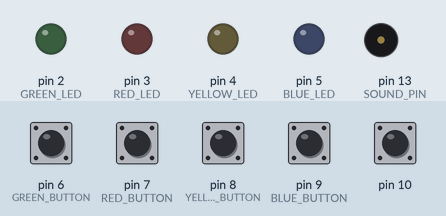
A sketch run on a simulated Arduino Uno, built with avr-gcc and run on an emulated ATmega328P. Shown: output pins drawn as LEDs (lit = HIGH), buzzer (waves = sounding). Dashed ring = blinking. Inputs (shaded band) come from the test bench; at power-on: pin 10 HIGH, pin 6 (GREEN_BUTTON), pin 7 (RED_BUTTON), pin 8 (YELLOW_BUTTON), pin 9 (BLUE_BUTTON) LOW. Random numbers use the default seed unless the sketch sets one.

Above: at 8.0 s.
8.1 s: pin 6 (GREEN_BUTTON) pulled HIGH for 0.2 s
At 8.7 s:
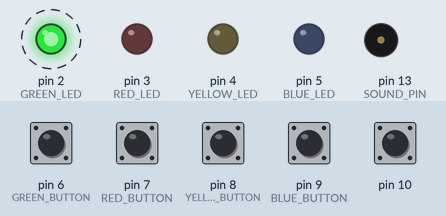
11.3 s: pin 7 (RED_BUTTON) pulled HIGH for 0.2 s
At 11.8 s:
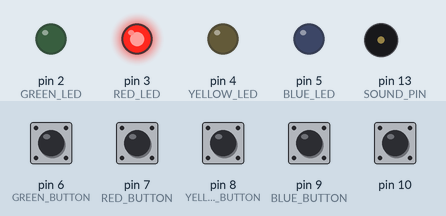
19.6 s: pin 6 (GREEN_BUTTON) pulled HIGH for 1 s
At 24.83 s:
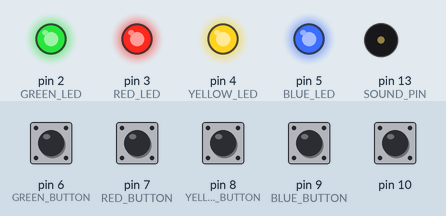
Timing chart, 0 to 28.6 s (numbered marks = the images above; inputs shaded):
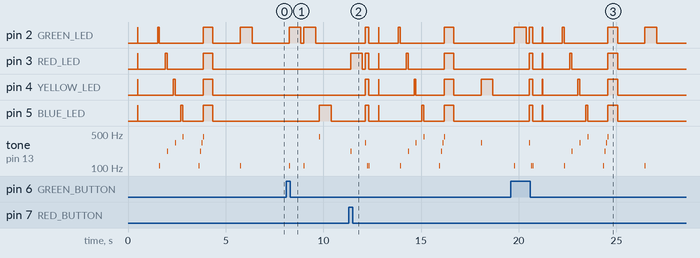

The sketch:

Codigo.ino
```cpp
// Davi_Puddo_853355
//

#define GREEN_LED 2
#define GREEN_BUTTON 6

#define RED_LED 3
#define RED_BUTTON 7

#define YELLOW_LED 4
#define YELLOW_BUTTON 8

#define BLUE_LED 5
#define BLUE_BUTTON 9

#define SOUND_PIN 13

// Inicio
void setup()
{
  // Inicializar codigo serial
  Serial.begin(9600);

  // Controle de inicio do jogo
  pinMode(10, INPUT);

  // Controle do LED verde
  pinMode(GREEN_LED, OUTPUT);
  pinMode(GREEN_BUTTON, INPUT);

  // Controle do LED vermelho
  pinMode(RED_LED, OUTPUT);
  pinMode(RED_BUTTON, INPUT);

  // Controle do LED amarelo
  pinMode(YELLOW_LED, OUTPUT);
  pinMode(YELLOW_BUTTON, INPUT);

  // Controle do LED azul
  pinMode(BLUE_LED, OUTPUT);
  pinMode(BLUE_BUTTON, INPUT);

  // Controle do som
  pinMode(SOUND_PIN, OUTPUT);

  // Gerar semente aleatoria
  randomSeed(analogRead(0));

  // Começar jogo
  WaitStart();
}

void loop()
{
  delay(10);
}

// Jogo
void StartGame()
{
  // Identificação de dados
  int sequencia[50];
  int resposta [50];
  int n = 0;
  int errado = 0;

  // Iniciar
  	// Desligar LEDs
  digitalWrite(SOUND_PIN, LOW);
  ALEDs(0);

    // Animação de inicio
  delay(1000);
  StartAnimation();
  delay(1000);

  // Jogo
  while(n <= 100)
  {
    // Escolher um valor aleatorio para a sequencia
    sequencia[n] = random(1,5);
    for (int i = 0; i < n; i++)
    {
      // Mostar sequencia completa
      Sound(sequencia[i]);
      NLED (sequencia[i], 1, 6);
      delay(200);
    }
    delay(400);
  	for (int i = 0; i < n; i++)
  	{
      // Ler resposta
      resposta[i] = ReadButtons();
      if (resposta[i] != sequencia[i])
      {
      	errado = 1;
      }
      if (errado > 0)
  	  {
        // Reiniciar
        ALEDs(1);
        Sound(3);
        delay(100);
        Sound(1);
        delay(80);
        Sound(1);
        ALEDs(0);
    	WaitStart();
  	  }
    }
    // Adicionar mais valor para a sequencia
  	n++;
   }
  ERROR();
}

// Animação de inicio
void StartAnimation()
{
  NLED (1, 1, 1); // Ligar LED verde
  Sound(1);
  delay(300);
  NLED (2, 1, 1); // Ligar LED vermelho
  Sound(2);
  delay(300);
  NLED (3, 1, 1); // Ligar LED amarelo
  Sound(3);
  delay(300);
  NLED (4, 1, 1); // Ligar LED azul
  Sound(4);
  delay(300);
  ALEDs(0);   // Desligar LEDs
  delay(500);
  Sound(1);
  delay(80);
  Sound(2);
  delay(80);
  Sound(3);
  delay(80);
  Sound(4);
  ALEDs(1);   // Ligar LEDs
  delay(500);
  ALEDs(0);   // Desligar LEDs
}

// Controlar todos os LEDs
void ALEDs(int valor)
{
  digitalWrite(GREEN_LED, valor);
  digitalWrite(RED_LED, valor);
  digitalWrite(YELLOW_LED, valor);
  digitalWrite(BLUE_LED, valor);
}

// Esperar começo do jogo
void WaitStart()
{
  delay(500);
  bool GameStart = false;
  while(GameStart == false)
  {
    GameStart = digitalRead(10);
    ALEDs(1);
 	delay(10);
  }
  StartGame();
}

// Controlar um LED específico
void NLED(int n, int valor, int d)
{
  if (n == 1)
  {
  	digitalWrite(GREEN_LED, valor);
  }
  else if (n == 2)
  {
  	digitalWrite(RED_LED, valor);
  }
  else if (n == 3)
  {
    digitalWrite(YELLOW_LED, valor);
  }
  else if (n == 4)
  {
    digitalWrite(BLUE_LED, valor);
  }
  else
  {
    Serial.print(n);
    ERROR();
  }
  delay(d*(100));
  ALEDs(0);
}

// Ler um Botão
int NButton(int n)
{
  int x = 0;
  if (n == 1)
  {
  	x = digitalRead(GREEN_BUTTON);
  }
  else if (n == 2)
  {
  	x = digitalRead(RED_BUTTON);
  }
  else if (n == 3)
  {
    x = digitalRead(YELLOW_BUTTON);
  }
  else if (n == 4)
  {
    x = digitalRead(BLUE_BUTTON);
  }
  else
  {
    ERROR();
  }
  return(x);
}

// Esperar um botao ser precionado e retornar qual botao foi
// presionado
int ReadButtons()
{
  ALEDs(0);
  delay(100);
  int x = 0;
  while (x == 0)
  {
    if (NButton(1) == 1)
    {
      x = 1;
    }
   	else if (NButton(2) == 1)
    {
      x = 2;
    }
    else if (NButton(3) == 1)
    {
      x = 3;
    }
    else if (NButton(4) == 1)
    {
      x = 4;
    }
    delay(100);
  }
  Sound(x);
  NLED(x, 1, 6);
  delay(150);
  ALEDs(0);
  return(x);
}

// Barulho
void Sound(int hz)
{
  if (hz <= 0)
  {
    hz = 1;
  }
  tone(SOUND_PIN, (110*hz), 50);
}

// Barulho para indicar erro
void ERROR()
{
  Serial.print("ERROR\n");
  for (int i = 0; i < 5; i++)
  {
  	Sound(1);
  	delay(200);
  }
}
```

Measured:
- after the input at 8.1 s, pin 2 (GREEN_LED): alternates HIGH for 0.60 s and LOW for 0.15 s, 4 changes in all, then stays LOW, starting after 0.15 s; pin 5 (BLUE_LED): LOW → HIGH after 1.7 s, → LOW 0.60 s later; tone on pin 13 (SOUND_PIN): plays 110 Hz for 0.05 s, 110 Hz for 0.05 s, 440 Hz for 0.05 s, starting after 0.15 s
- by itself, tone on pin 13 (SOUND_PIN): plays 110 Hz for 0.05 s, 220 Hz for 0.05 s, 330 Hz for 0.05 s, 440 Hz for 0.05 s, 110 Hz for 0.05 s, 220 Hz for 0.05 s … (9 notes in this stretch)
